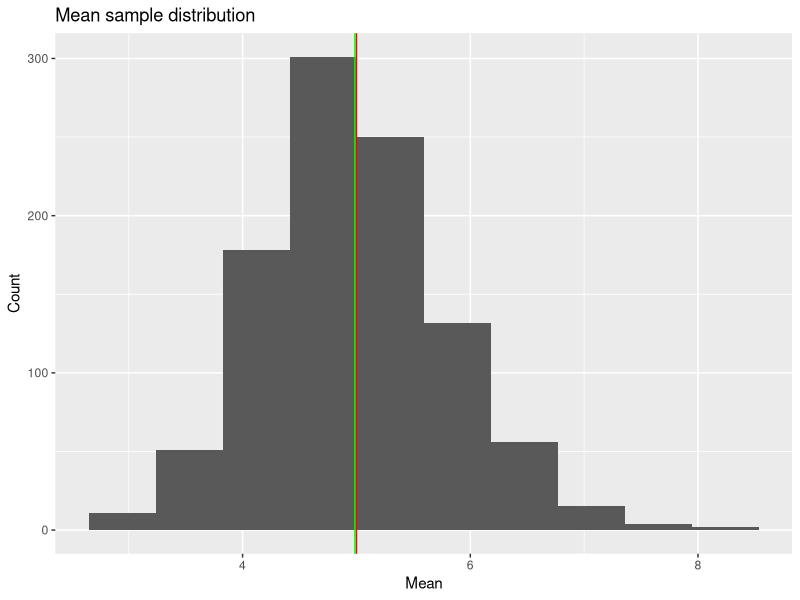
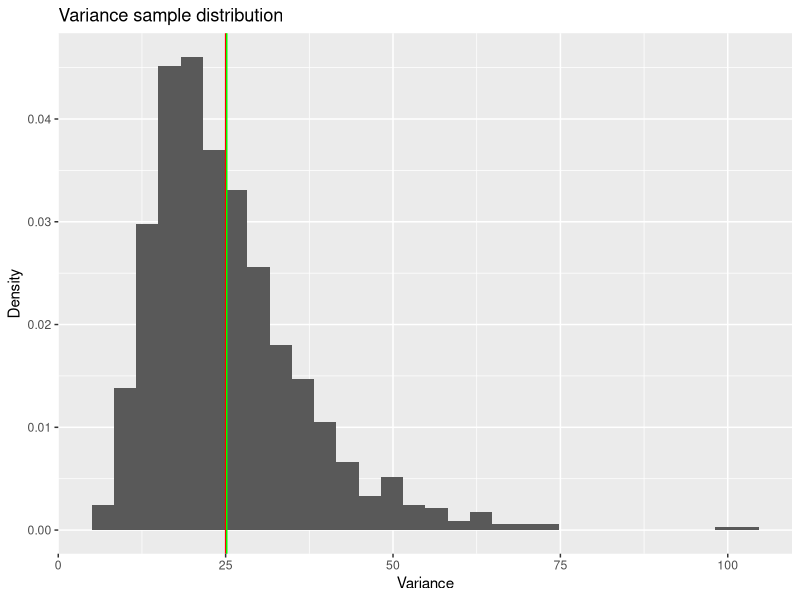
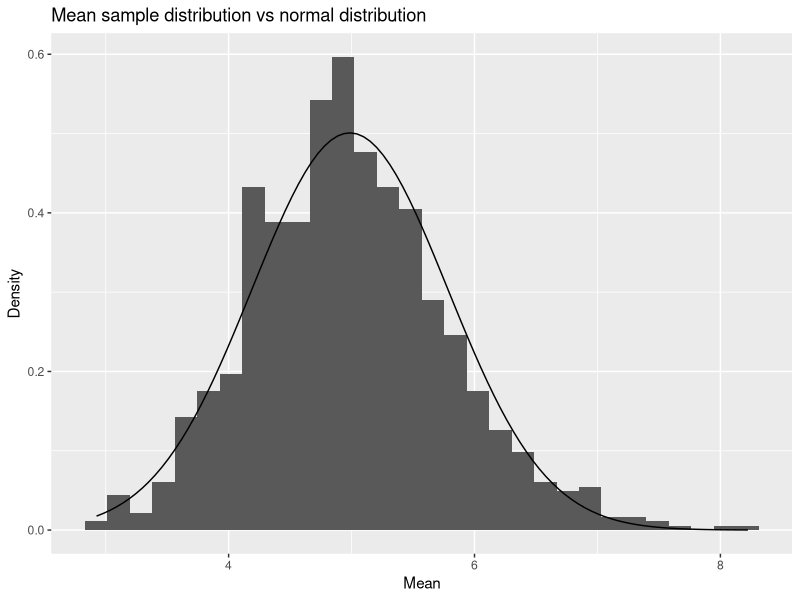
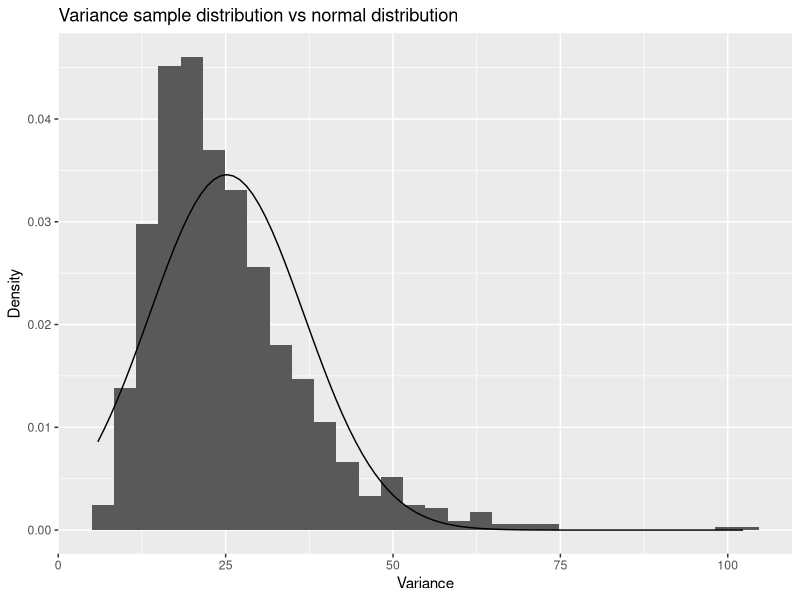

Source code (R) for these figures, in order:
## ---- chunk 1
knitr::opts_chunk$set(echo = TRUE)
## ---- chunk 2
library(ggplot2)
set.seed(42)

lambda = 0.2
distribution_mean = 1 / lambda
distribution_variance = 1 / (lambda * lambda)
## ---- chunk 3
mns = NULL
variances = NULL
for (i in 1 : 1000) {
    sample <- rexp(40, lambda)
    mns <- c(mns, mean(sample))
    variances <- c(variances, var(sample))
}
means_data <- data.frame(means=mns)
vars_data <- data.frame(vars=variances)
## ---- chunk 4
estimated_population_mean <- mean(mns)
estimated_population_variance <- mean(variances)
## ---- chunk 5
ggplot(data=means_data, aes(x = means)) +
    geom_histogram() +
    stat_bin(bins = 10) +
    xlab('Mean') +
    ylab('Count') +
    ggtitle('Mean sample distribution') +
    geom_vline(xintercept = distribution_mean, color = 'red') +
    geom_vline(xintercept = estimated_population_mean, color = 'green')
## ---- chunk 6
mean_diff <- 100 * (distribution_mean - estimated_population_mean) / distribution_mean
## ---- chunk 7
variance_diff <- 100 * (distribution_variance - estimated_population_variance) / distribution_variance
## ---- chunk 8
ggplot(data=vars_data, aes(x = vars)) +
    geom_histogram(aes(y = ..density..)) +
    xlab('Variance') +
    ylab('Density') +
    ggtitle('Variance sample distribution') +
    geom_vline(xintercept = distribution_variance, color = 'red') +
    geom_vline(xintercept = estimated_population_variance, color = 'green')
## ---- chunk 9
ggplot(data=means_data, aes(x = means)) +
    geom_histogram(aes(y = ..density..)) +
    xlab('Mean') +
    ylab('Density') +
    ggtitle('Mean sample distribution vs normal distribution') +
    stat_function(fun = dnorm, args = list(mean = mean(mns), sd = sd(mns)))
## ---- chunk 10
ggplot(data=vars_data, aes(x = vars)) +
    geom_histogram(aes(y = ..density..)) +
    xlab('Variance') +
    ylab('Density') +
    ggtitle('Variance sample distribution vs normal distribution') +
    stat_function(fun = dnorm, args = list(mean = mean(variances), sd = sd(variances)))
